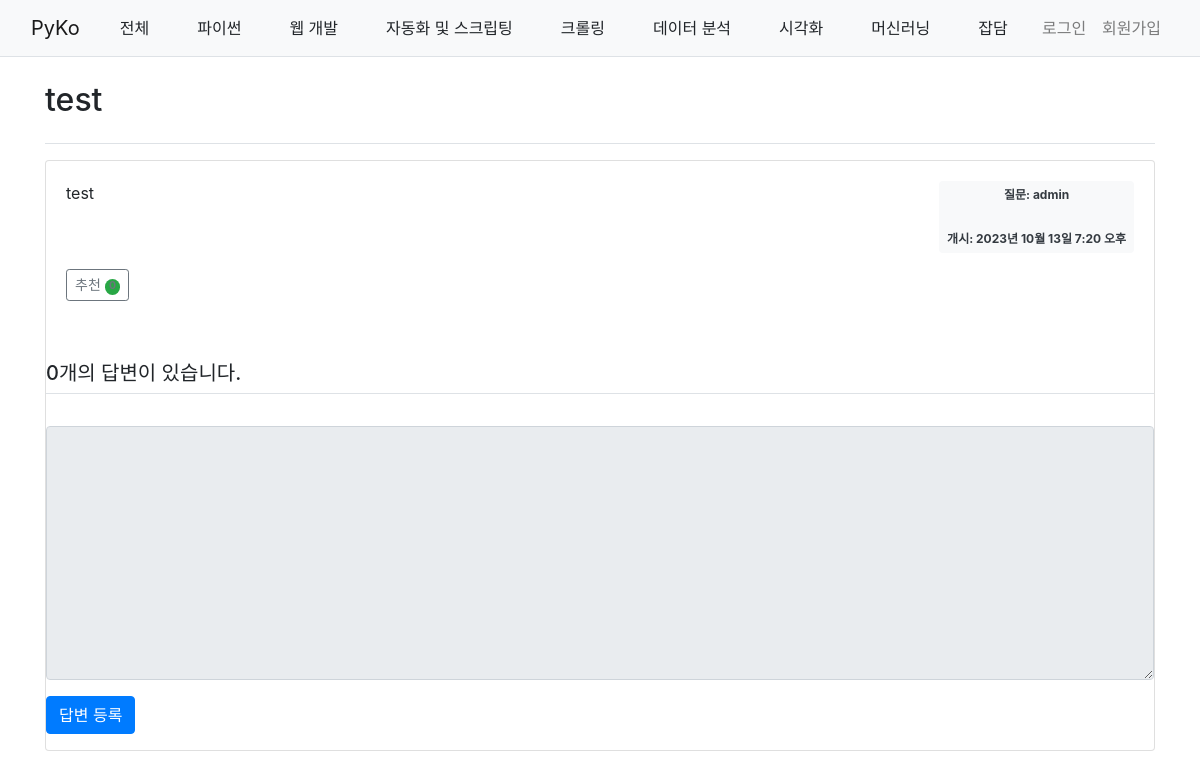
/29/, run on an earlier commit of the app's database.
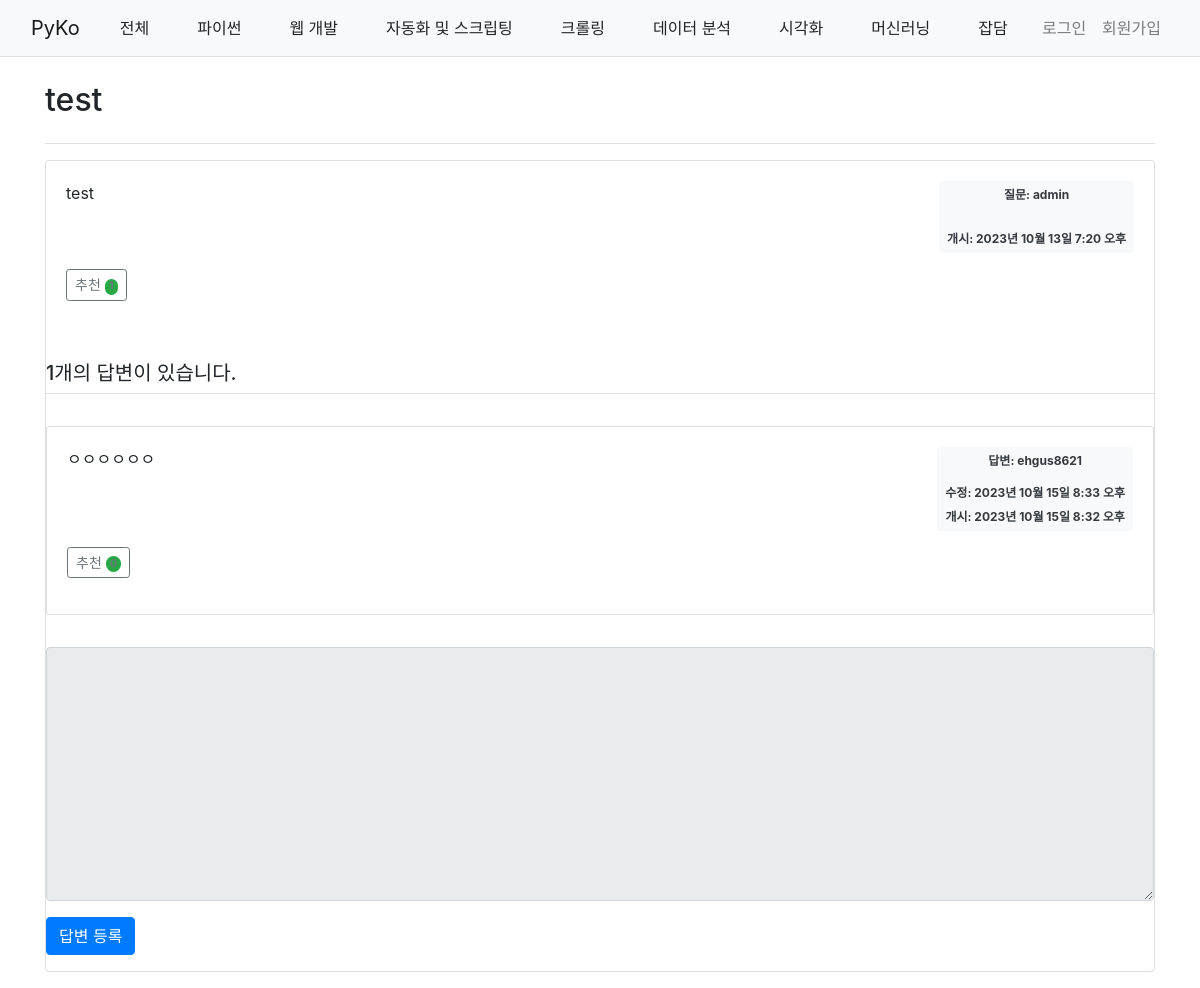
And on a later commit of the database.
### pybo/models.py (models this page shows, shortened)
class Question(models.Model):
    CATEGORY_CHOICES = [
        ('파이썬', 'Python'),
        ('웹 개발', "Web Development"),
        ('자동화 및 스크립팅', "Automation and Scripting"),
        ('크롤링', "Web Crawling"),
        ('데이터 분석', "Data Analysis"),
        ('시각화', 'Visualization'),
        ('머신러닝', "Machine learning"),
        ('잡담', 'anything')
    ]
    author = models.ForeignKey(User, on_delete=models.CASCADE, related_name='author_question')
    category = models.CharField(max_length = 50, choices = CATEGORY_CHOICES, default = '웹 개발')
    subject = models.CharField(max_length = 200)
    content = models.TextField()
    create_date = models.DateTimeField()
    modify_date = models.DateTimeField(null = True, blank = True)
    voter = models.ManyToManyField(User, related_name='voter_question')

class Answer(models.Model):
    author = models.ForeignKey(User, on_delete=models.CASCADE, related_name='author_answer')
    question = models.ForeignKey(Question, on_delete = models.CASCADE)
    content = models.TextField()
    create_date = models.DateTimeField()
    modify_date = models.DateTimeField(null = True, blank = True)
    voter = models.ManyToManyField(User, related_name='voter_answer')

### pybo/views/base_views.py (the view)
# urls.py: path('<int:question_id>/', base_views.detail, name='detail'),
def detail(request, question_id):
    question = Question.objects.get(id=question_id)
    context = {'question': question}
    return render(request, 'pybo/question_detail.html',context)

### pybo/templatetags/pybo_filter.py (called while the page is built)
@register.filter
def mark(value):
    extensions = ["nl2br", "fenced_code"]
    return mark_safe(markdown.markdown(value, extensions=extensions))

### templates/pybo/question_detail.html (shortened to what this page needs)
{% extends 'base.html' %}
{% load pybo_filter %}
{% block content %}
<div class = "container my-3">
    <h2 class = "border-bottom py-2">{{ question.subject|mark }}</h2>
    <div class = "card my-3">
        <div class = "card-body">
            <div class="d-flex justify-content-between">
                <div calss = "card-text">
                {{ question.content|mark}}
                </div>
                <div class = "badge bg-light text-dark p-2 text-start">
                    <div class="mb-2">질문: {{ question.author.username }}</div>
                    <br>
                    <br>
                    <div>개시: {{ question.create_date}}</div>
                </div>
            </div>
            <div class = "my-3">
                <a href = "javascript:void(0)" data-uri = "{% url 'pybo:question_vote' question.id %}"
                    class = "recommend btn btn-sm btn-outline-secondary">추천
                    <span class="badge rounded-pill bg-success">{{question.voter.count}}</span>
                </a>
        </div>
    </div>
    <h5 class = "border-bottom my-3 py-2">
        {{question.answer_set.count}}개의 답변이 있습니다.
    </h5>
    {% for answer in question.answer_set.all %}
    <div class = "card my-3">
        <div class = "card-body">
            <div class="d-flex justify-content-between">
                <div calss = "card-text">
                    {{ answer.content|mark}}
                </div>
                <div class="badge bg-light text-dark p-2 text-start">
                    <div class="mb-2">답변: {{ answer.author.username }}</div>
                    <br>
                    {% if answer.modify_date %}
                        <div>수정: {{ answer.modify_date }}</div>
                    {% endif %}
                    <br>
                    <div>개시: {{ answer.create_date }}</div>
                </div>
            </div>
            <div class="my-3">
                <a href="javascript:void(0)" data-uri="{% url 'pybo:answer_vote' answer.id  %}"
                class="recommend btn btn-sm btn-outline-secondary"> 추천
                    <span class="badge rounded-pill bg-success">{{answer.voter.count}}</span>
                </a>
            </div>
        </div>
    </div>
    {% endfor %}
    <form action ="{% url 'pybo:answer_create' question.id %}" method = "post" class = "my-3" >
        <div class = "form-group">
            <textarea {% if not user.is_authenticated %} disabled {% endif %}
            name  = "content" id = "content" class = "form-control" rows = "10"></textarea>
        </div>
        <input type = "submit" value = "답변 등록" class = "btn btn-primary">
    </form>
</div>
{% endblock %}

What changed in the data, as far as the page shows it:
computed for Question "test": voter.count "0" → "1"; answer_set.count "0" → "1"
added Answer: content|mark "ㅇㅇㅇㅇㅇㅇ", author.username "ehgus8621", modify_date "2023년 10월 15일 8:33 오후", create_date "2023년 10월 15일 8:32 오후", voter.count "0"
